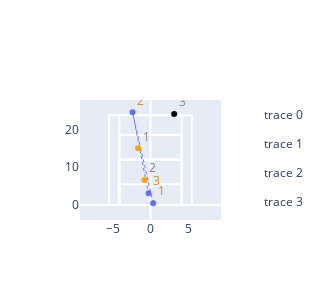

Notebook code cell kept with this figure:
### Code cell
hide_me
#https://www.cours-gratuit.com/tutoriel-python/tutoriel-python-matriser-la-bibliothque-ipywidgets
import ipywidgets as widgets
from ipywidgets import interact
from IPython.display import display, Javascript
from IPython.display import clear_output

##DISPLAY box
def display_menu():
    display(widgets.VBox([widgets.HBox([btn_nextpoint,btn_prevpoint,btn_pause,btn_play, btn_end]), widgets.HBox([btn_nextpoint_last, btn_prevpoint_last, widget_shot_index, widget_shot_result])]))


btn_nextpoint = widgets.Button(description='Next Point')
btn_prevpoint = widgets.Button(description='Prev Point')
#display(btn_nextpoint)
btn_pause = widgets.Button(description='||')
btn_play = widgets.Button(description='>')
btn_end = widgets.Button(description='End')
btn_start = widgets.Button(description='Start')

def nextpoint_handler(btn_object):
    #print('You pressed the {} button!'.format(btn_object.description))
    clear_output()
    display_menu()
    display(Javascript('IPython.notebook.execute_cell_range(IPython.notebook.get_selected_index()-2, IPython.notebook.get_selected_index()-1)'))
    display_point_infos(current_point)
def prevpoint_handler(btn_object):
    #print('You pressed the {} button!'.format(btn_object.description))
    clear_output()
    display_menu()
    display(Javascript('IPython.notebook.execute_cell_range(IPython.notebook.get_selected_index()-1, IPython.notebook.get_selected_index())'))
    display_point_infos(current_point)
def pause_handler(btn_object):
    player.set_pause(1)
def play_handler(btn_object):
    player.set_pause(0)
def end_handler(btn_end):
    player.release()
def start_handler(btn_start):
    # call the video method
    player = video(filename)
    #GO to point 1
    current_point=0
    return player
    
#player = btn_start.on_click(start_handler)
btn_nextpoint.on_click(nextpoint_handler)
btn_prevpoint.on_click(prevpoint_handler)
btn_pause.on_click(pause_handler)
btn_play.on_click(play_handler)
btn_end.on_click(end_handler)

btn_nextpoint_last = widgets.Button(description='Next (last)')
btn_prevpoint_last = widgets.Button(description='Prev (last)')

def nextpoint_last_handler(btn_object):
    #print('You pressed the {} button!'.format(btn_object.description))
    clear_output()
    display_menu()
    display(Javascript('IPython.notebook.execute_cell_range(IPython.notebook.get_selected_index()-4, IPython.notebook.get_selected_index()-3)'))
    display_point_infos(current_point)
    trace_point(current_point)

def prevpoint_last_handler(btn_object):
    #print('You pressed the {} button!'.format(btn_object.description))
    clear_output()
    display_menu()
    display(Javascript('IPython.notebook.execute_cell_range(IPython.notebook.get_selected_index()-3, IPython.notebook.get_selected_index()-2)'))
    display_point_infos(current_point)
    trace_point(current_point)
    
#BTN next_last, prev_last
btn_nextpoint_last.on_click(nextpoint_last_handler)
btn_prevpoint_last.on_click(prevpoint_last_handler)

#SHOT INPUT
def on_change_shot(change):
    if change['type'] == 'change' and change['name'] == 'value':
        shot_index=change['new']
        print(df[(df["Point"]==current_point)&(df["Shot"]==shot_index)].head())
        
widget_shot_index=widgets.IntText(value=1,description='Shot:',disabled=False)
widget_shot_index.observe(on_change_shot) 

#RESULT RadioButtons
def on_change_result(change):
    if change['type'] == 'change' and change['name'] == 'value':
        result = change['new']
        shot_index=widget_shot_index.value
        print("Shot {0}-new Result:{1}".format(shot_index, result))
        print(df[(df["Point"]==current_point)&(df["Shot"]==shot_index)].head())
        #change the value in the dataframe
        df.loc[(df["Point"]==current_point)&(df["Shot"]==shot_index),"Result"]=result
        
widget_shot_result=widgets.RadioButtons(
    options=["None",'In', 'Out', 'Net', 'Let'],
    value='None',
    description='Result:',
    disabled=False,
)
widget_shot_result.observe(on_change_result) 

display_menu()

### Figure 1 — Plotly figure (JSON) as saved in the notebook; plotly's stock layout.template omitted (floating-point values rounded to 4 significant figures)
{"data": [{"line": {"color": "white"}, "mode": "lines", "type": "scatter", "x": [-5.48, -5.48, 5.48, 5.48], "y": [0, 23.73, 23.73, 0]}, {"line": {"color": "white"}, "mode": "lines", "type": "scatter", "x": [-4.11, -4.11, 4.11, 4.11], "y": [0, 23.73, 23.73, 0]}, {"line": {"color": "white"}, "mode": "lines", "type": "scatter", "x": [-4.11, -4.11, 4.11, 4.11], "y": [0, 11.88, 11.88, 0]}, {"line": {"color": "white"}, "mode": "lines", "type": "scatter", "x": [-4.11, -4.11, 4.11, 4.11], "y": [0, 5.48, 5.48, 0]}, {"line": {"color": "white"}, "mode": "lines", "type": "scatter", "x": [-4.11, -4.11, 4.11, 4.11], "y": [0, 12.08, 12.08, 0]}, {"line": {"color": "white"}, "mode": "lines", "type": "scatter", "x": [-4.11, -4.11, 4.11, 4.11], "y": [0, 18.48, 18.48, 0]}, {"customdata": [[1, "Serve"], [2, "Backhand"], [3, "Backhand"]], "hovertemplate": "Hit (x)=%{x}<br>Hit (y)=%{y}<br>Shot=%{customdata[0]}<br>Stroke=%{customdata[1]}<extra></extra>", "legendgroup": "", "line": {"dash": "dot", "width": 1}, "marker": {"color": "#636efa", "symbol": "circle"}, "mode": "lines+markers+text", "name": "", "orientation": "v", "showlegend": false, "text": [1, 2, 3], "textfont": {"color": "#E58606"}, "textposition": "top right", "type": "scatter", "x": [0.355, -2.379, -0.2591], "xaxis": "x", "y": [0.4362, 24.49, 3.085], "yaxis": "y"}, {"customdata": [[1], [2]], "hovertemplate": "Result=In<br>Bounce (x)=%{x}<br>Bounce (y)=%{y}<br>Shot=%{customdata[0]}<extra></extra>", "legendgroup": "In", "marker": {"color": "orange", "symbol": "circle"}, "mode": "markers+text", "name": "In", "orientation": "v", "showlegend": true, "text": [1, 2], "textfont": {"color": "gray"}, "textposition": "top right", "type": "scatter", "x": [-1.648, -0.7972], "xaxis": "x", "y": [14.99, 6.573], "yaxis": "y"}, {"customdata": [[3]], "hovertemplate": "Result=Out<br>Bounce (x)=%{x}<br>Bounce (y)=%{y}<br>Shot=%{customdata[0]}<extra></extra>", "legendgroup": "Out", "marker": {"color": "black", "symbol": "circle"}, "mode": "markers+text", "name": "Out", "orientation": "v", "showlegend": true, "text": [3], "textfont": {"color": "gray"}, "textposition": "top right", "type": "scatter", "x": [3.132], "xaxis": "x", "y": [24.08], "yaxis": "y"}], "layout": {"autosize": false, "height": 300, "width": 300, "xaxis": {"range": [-5, 5], "scaleanchor": "y", "scaleratio": 2, "showgrid": false}, "yaxis": {"range": [-4, 27.76], "showgrid": false}}}
